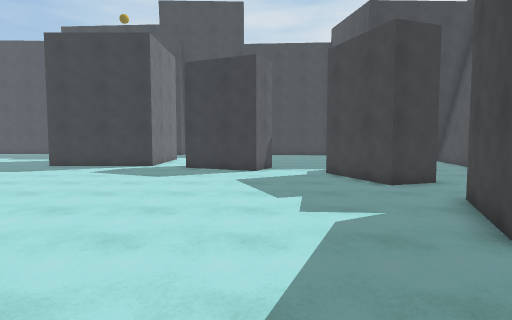
View 1 (above)

19 first-person views from a walk through a Unity game level. The camera is 1.5 m above the floor, tilts 4° down and sees 75° across. The floor is counted in squares, 1 m on a side. Each view is taken from the middle of a square. On the plan, view 1 faces up. The plan holds only what a view shows up to about 15 squares ahead; the rest is blank. The place goes on beyond the plan. The player is left out. Door leaves are left out, so doorways stand open.

View 2
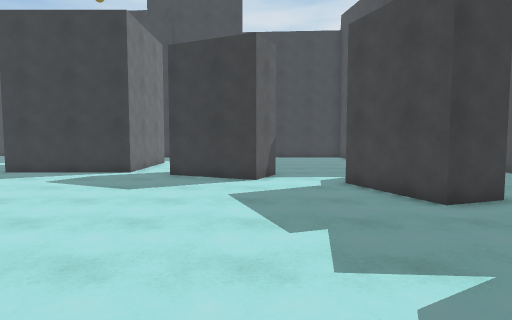

View 3
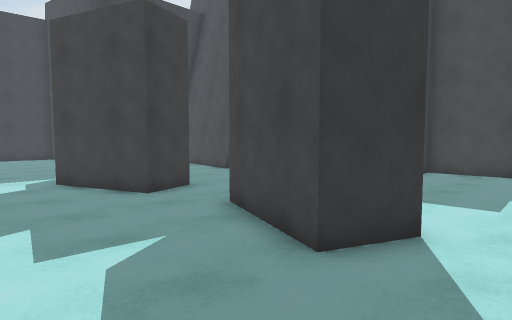

View 4
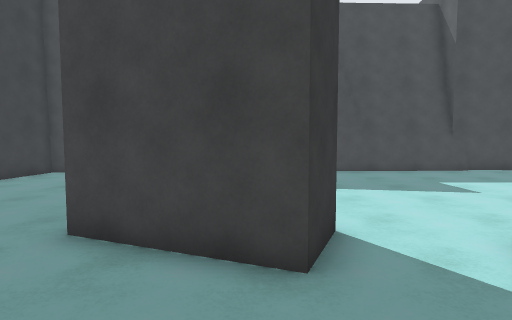

View 5
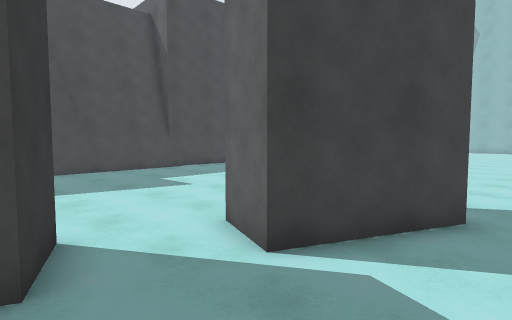

View 6
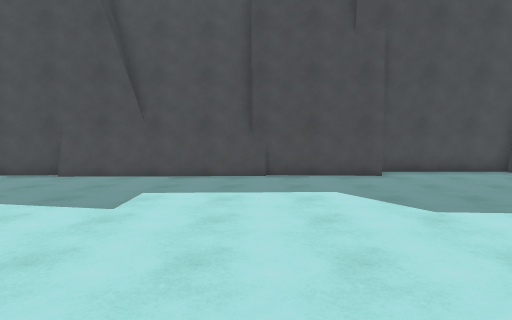

View 7
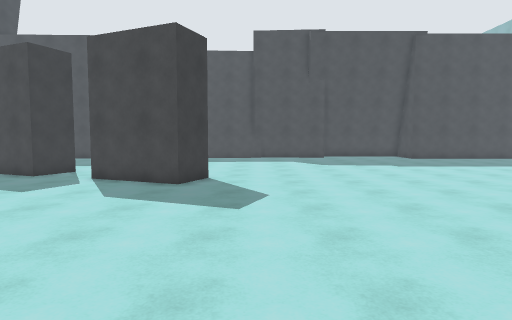

View 8
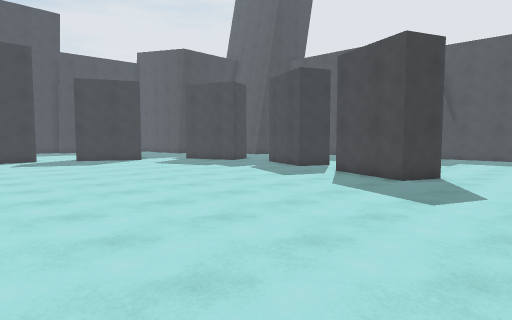

View 9
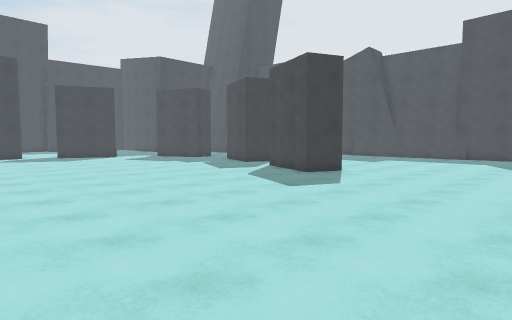

View 10
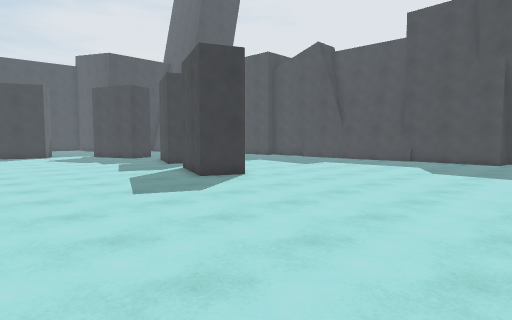

View 11
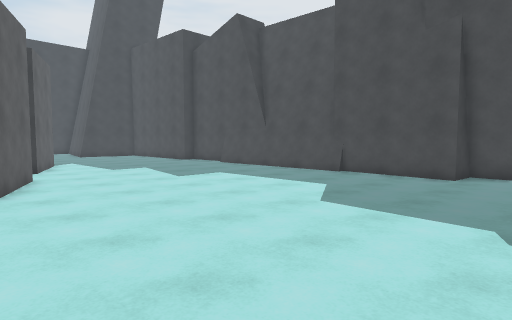

View 12
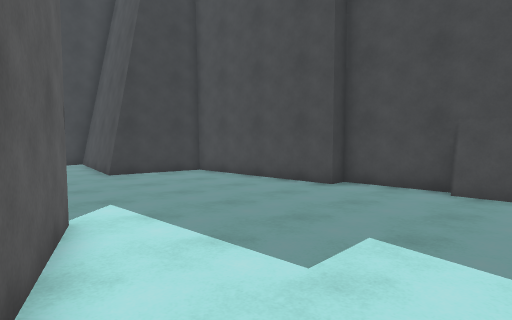

View 13
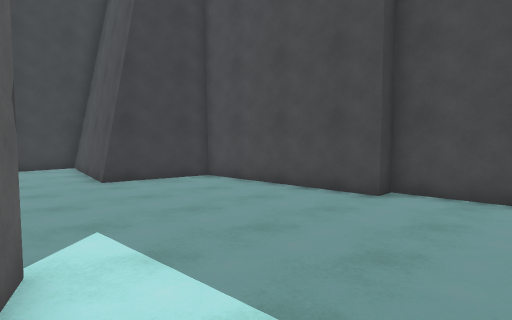

View 14
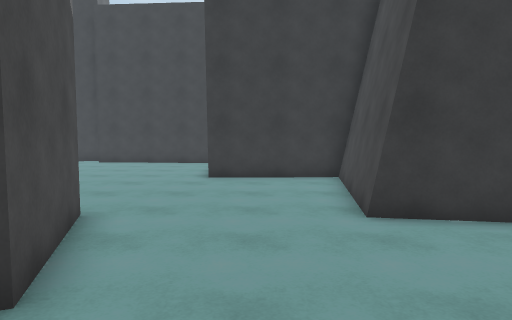

View 15
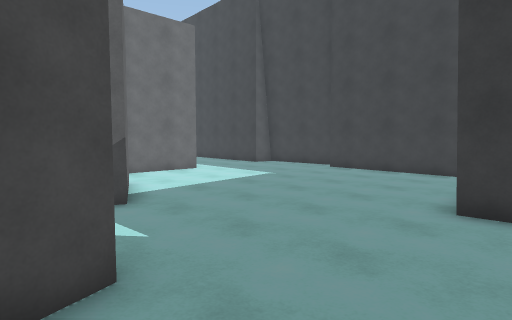

View 16
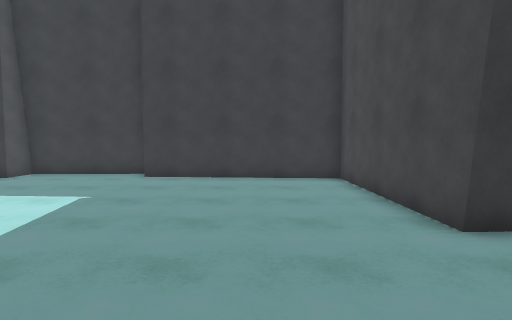

View 17
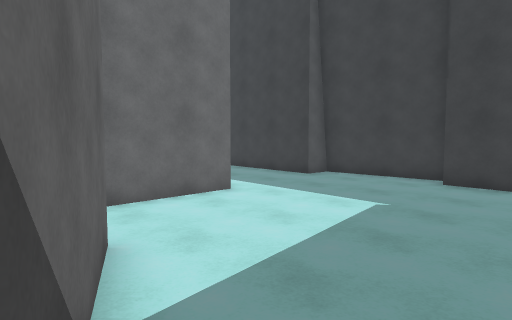

View 18
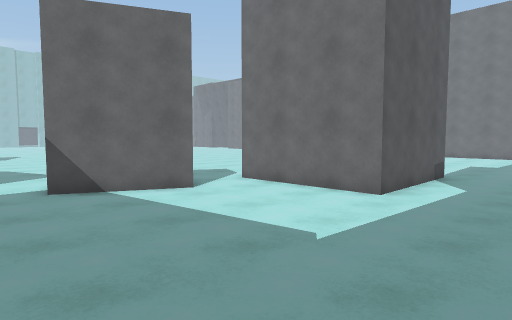

View 19
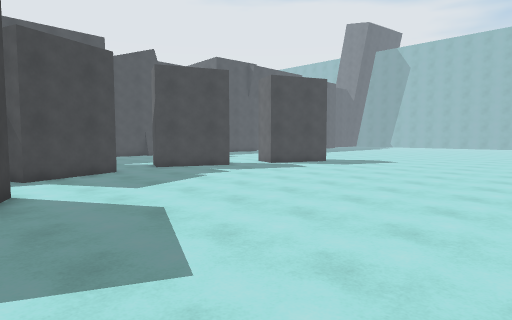

### Floor plan
Points are (right, up) in squares from view 1. A wall is a line through its corners. A room is listed if a view was taken in it or the views show most of it. See-through windows are left out.
Room 1 (views 1, 2, 3, 4, 5, 6, 7, 8, 9, 10, 11, 12, 13, 14, 15, 16, 17, 18, 19)
walls: (6.7, 7.2) (5.2, 3.7) (3.6, 4.4) (5, 7.9); (3.2, -2.3) (1.4, -1.6) (2.9, 1.9) (4.6, 1.2) (3.3, -1.9); (4.6, 14.4) (5.9, 10.8) (4.2, 10.2) (2.9, 13.7) (3.6, 14); (-2.7, 17.8) (0.8, 16.2) (0, 14.5) (-3.4, 16.1); (15.2, -3.8) (14.9, 6.7) (14.1, 6.7) (13.9, 13.5) (10.3, 14.1) (11.3, 20.2) (6.3, 20) (6.1, 27) (-1.3, 27.4); (14.9, -4.5) (14.6, 3.5); (16.1, -8.9) (14.7, -8.8) (15.1, -3.8); (-10.5, 22.3) (-5.3, 22.3) (-5.3, 17) (-10.5, 17); (15.9, -12.5) (15.9, -8.9); (-1.4, 28.4) (-6, 28.2) (-6, 27.1) (-8, 27.2)
low walls: (16.1, -12.5) (16.1, -8.9)

Positions as (right, up) in squares from view 1, and headings:
1: (0, 0), facing up
2: (0, 3), facing up
3: (0, 2), facing up-right
4: (0, 5), facing right
5: (0, 5), facing down-right
6: (2, -4), facing right
7: (-9, -4), facing right
8: (-10, -6), facing up-right
9: (-10, -10), facing up-right
10: (-6, -12), facing up-right
11: (2, -12), facing up-right
12: (5, 1), facing up-right
13: (6, 3), facing up-right
14: (8, 8), facing up
15: (8, 13), facing up-left
16: (3, 15), facing up
17: (2, 16), facing up-left
18: (3, 26), facing down-left
19: (-10, 16), facing down-right
